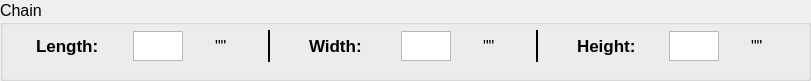
            <widget class="QGroupBox" name="chain_group_box">
             <property name="geometry">
              <rect>
               <x>40</x>
               <y>70</y>
               <width>811</width>
               <height>81</height>
              </rect>
             </property>
             <property name="font">
              <font>
               <pointsize>12</pointsize>
              </font>
             </property>
             <property name="title">
              <string>Chain</string>
             </property>
             <widget class="QWidget" name="layoutWidget_5">
              <property name="geometry">
               <rect>
                <x>10</x>
                <y>30</y>
                <width>791</width>
                <height>32</height>
               </rect>
              </property>
              <layout class="QHBoxLayout" name="chain_hor_layout">
               <item>
                <widget class="QLabel" name="length_label">
                 <property name="maximumSize">
                  <size>
                   <width>65</width>
                   <height>16777215</height>
                  </size>
                 </property>
                 <property name="font">
                  <font>
                   <pointsize>13</pointsize>
                   <weight>75</weight>
                   <bold>true</bold>
                  </font>
                 </property>
                 <property name="text">
                  <string>Length:</string>
                 </property>
                </widget>
               </item>
               <item>
                <widget class="QPlainTextEdit" name="len_pt_edit">
                 <property name="maximumSize">
                  <size>
                   <width>50</width>
                   <height>30</height>
                  </size>
                 </property>
                 <property name="plainText">
                  <string/>
                 </property>
                 <property name="backgroundVisible">
                  <bool>false</bool>
                 </property>
                </widget>
               </item>
               <item>
                <widget class="QLabel" name="len_inch_label">
                 <property name="maximumSize">
                  <size>
                   <width>15</width>
                   <height>16777215</height>
                  </size>
                 </property>
                 <property name="font">
                  <font>
                   <pointsize>12</pointsize>
                  </font>
                 </property>
                 <property name="text">
                  <string>&quot;&quot;</string>
                 </property>
                </widget>
               </item>
               <item>
                <widget class="Line" name="lw_line">
                 <property name="sizePolicy">
                  <sizepolicy hsizetype="Minimum" vsizetype="Minimum">
                   <horstretch>5</horstretch>
                   <verstretch>0</verstretch>
                  </sizepolicy>
                 </property>
                 <property name="maximumSize">
                  <size>
                   <width>15</width>
                   <height>16777215</height>
                  </size>
                 </property>
                 <property name="font">
                  <font>
                   <pointsize>13</pointsize>
                   <weight>75</weight>
                   <bold>true</bold>
                  </font>
                 </property>
                 <property name="frameShadow">
                  <enum>QFrame::Plain</enum>
                 </property>
                 <property name="lineWidth">
                  <number>2</number>
                 </property>
                 <property name="orientation">
                  <enum>Qt::Vertical</enum>
                 </property>
                </widget>
               </item>
               <item>
                <widget class="QLabel" name="width_label">
                 <property name="maximumSize">
                  <size>
                   <width>60</width>
                   <height>16777215</height>
                  </size>
                 </property>
                 <property name="font">
                  <font>
                   <pointsize>13</pointsize>
                   <weight>75</weight>
                   <bold>true</bold>
                  </font>
                 </property>
                 <property name="text">
                  <string>Width:</string>
                 </property>
                </widget>
               </item>
               <item>
                <widget class="QPlainTextEdit" name="width_pt_edit">
                 <property name="maximumSize">
                  <size>
                   <width>50</width>
                   <height>30</height>
                  </size>
                 </property>
                 <property name="plainText">
                  <string/>
                 </property>
                 <property name="backgroundVisible">
                  <bool>false</bool>
                 </property>
                </widget>
               </item>
               <item>
                <widget class="QLabel" name="width_inch_label">
                 <property name="maximumSize">
                  <size>
                   <width>15</width>
                   <height>16777215</height>
                  </size>
                 </property>
                 <property name="font">
                  <font>
                   <pointsize>12</pointsize>
                  </font>
                 </property>
                 <property name="text">
                  <string>&quot;&quot;</string>
                 </property>
                </widget>
               </item>
               <item>
                <widget class="Line" name="wh_line">
                 <property name="sizePolicy">
                  <sizepolicy hsizetype="Minimum" vsizetype="Minimum">
                   <horstretch>5</horstretch>
                   <verstretch>0</verstretch>
                  </sizepolicy>
                 </property>
                 <property name="maximumSize">
                  <size>
                   <width>15</width>
                   <height>16777215</height>
                  </size>
                 </property>
                 <property name="font">
                  <font>
                   <pointsize>13</pointsize>
                   <weight>75</weight>
                   <bold>true</bold>
                  </font>
                 </property>
                 <property name="frameShadow">
                  <enum>QFrame::Plain</enum>
                 </property>
                 <property name="lineWidth">
                  <number>2</number>
                 </property>
                 <property name="orientation">
                  <enum>Qt::Vertical</enum>
                 </property>
                </widget>
               </item>
               <item>
                <widget class="QLabel" name="height_label">
                 <property name="maximumSize">
                  <size>
                   <width>60</width>
                   <height>16777215</height>
                  </size>
                 </property>
                 <property name="font">
                  <font>
                   <pointsize>13</pointsize>
                   <weight>75</weight>
                   <bold>true</bold>
                  </font>
                 </property>
                 <property name="text">
                  <string>Height:</string>
                 </property>
                </widget>
               </item>
               <item>
                <widget class="QPlainTextEdit" name="height_pt_edit">
                 <property name="maximumSize">
                  <size>
                   <width>50</width>
                   <height>30</height>
                  </size>
                 </property>
                 <property name="plainText">
                  <string/>
                 </property>
                 <property name="backgroundVisible">
                  <bool>false</bool>
                 </property>
                </widget>
               </item>
               <item>
                <widget class="QLabel" name="height_inch_label">
                 <property name="maximumSize">
                  <size>
                   <width>15</width>
                   <height>16777215</height>
                  </size>
                 </property>
                 <property name="font">
                  <font>
                   <pointsize>12</pointsize>
                  </font>
                 </property>
                 <property name="text">
                  <string>&quot;&quot;</string>
                 </property>
                </widget>
               </item>
              </layout>
             </widget>
            </widget>
